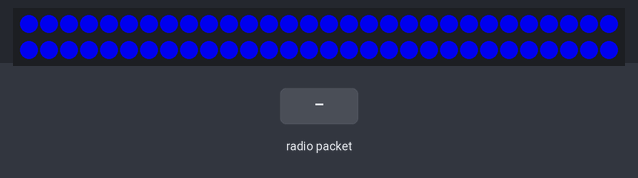
Recording of a sketch running on a simulated ESP32. Parts: 60 RGB LEDs in strip order, left to right, continuing on the next row. The inputs (shaded band) are chosen by the test bench. Dim RGB values are drawn brighter than linear; no radio packets arrive unless stated; what the sketch prints to the serial monitor is not drawn.

Above: at 1.7 s.
1.8 s: radio packet "LED:BLU" arrives
At 2.6 s:
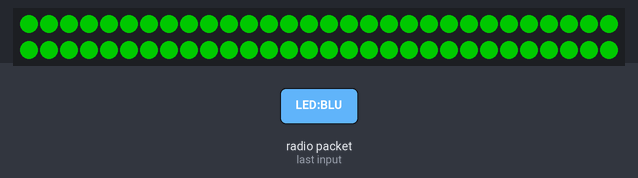
4.8 s: radio packet "SYNC:" arrives
6.3 s: radio packet "RST" arrives
Timing chart, 0 to 9.3 s (numbered marks = the images above; inputs shaded):
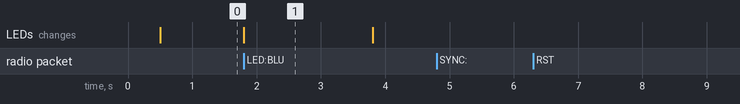

Measured:
- after the input at 1.8 s, the LEDs: change at once (image 1)
- after the input at 4.8 s, every drawn part: stays the same
- after the input at 6.3 s, every drawn part: stays the same
- what the display in image 1 shows lasts 2.0 s, from 1.8 s to 3.8 s

The sketch:

Goal-Bleu.ino
```cpp
/*
  Goal ESCLAVE bleu — Drone Soccer (ESP32)
  Dossier : Goal-Bleu  |  Carte : ESP32 Dev Module (shield)

  Recoit du goal ROUGE (maitre) via 433 MHz :
    SYNC:rouge,bleu  — scores a jour
    RST              — remise a zero
    LED:BLU          — but equipe bleue (flash vert)

  === BRANCHEMENTS ===
  RF-5V (depuis FS1000A du maitre)  DATA -> GPIO 4   GND  5V  antenne 17,3 cm
  WS2812B 60 LED                    DATA -> GPIO ?   (verifier decalage shield)
  Pas de Bluetooth — pas d'emetteur RF

  /!\ Ne pas utiliser GPIO 6 a 11 sur ESP32 — flash interne.
  GND commun entre goal rouge et goal bleu.
  RF_BITRATE identique au maitre : 2000 bps.
*/

#include <RH_ASK.h>
#include <SPI.h>
#include <string.h>
#define FASTLED_RMT5 1
#define FASTLED_ALLOW_INTERRUPTS 0
#include <FastLED.h>

#define ENABLE_LED     1
#define RF_BITRATE     2000
#define RF_RX_PIN      4
#define RF_TX_PIN      13   // non branche (RadioHead exige une broche TX)
#define RF_PTT_PIN     13
#define LED_PIN        2     // ajuster selon votre shield
#define NUM_LEDS       60
#define FLASH_MS       2000

RH_ASK rf(RF_BITRATE, RF_RX_PIN, RF_TX_PIN, RF_PTT_PIN);

CRGB leds[NUM_LEDS];
int scoreRed = 0;
int scoreBlue = 0;
int lastScoreBlue = -1;

unsigned long flashStartMs = 0;
bool flashing = false;

CRGB COLOR_IDLE = CRGB::Blue;   // goal bleu : repos
CRGB COLOR_GOAL = CRGB::Green;  // flash vert quand but bleu

void setStrip(CRGB c) {
#if ENABLE_LED
  for (int i = 0; i < NUM_LEDS; i++) leds[i] = c;
  FastLED.show();
  delay(1);
#endif
}

void startFlashGoal() {
#if ENABLE_LED
  setStrip(COLOR_GOAL);
  flashStartMs = millis();
  flashing = true;
#endif
}

void updateFlash() {
  if (!flashing) return;
  if (millis() - flashStartMs >= FLASH_MS) {
    setStrip(COLOR_IDLE);
    flashing = false;
  }
}

void applyReset() {
  scoreRed = 0;
  scoreBlue = 0;
  lastScoreBlue = 0;
  flashing = false;
  setStrip(COLOR_IDLE);
  Serial.println("Scores remis a 0");
}

void handleSync(const char *msg) {
  int r = 0, b = 0;
  if (sscanf(msg + 5, "%d,%d", &r, &b) != 2) return;

  bool blueIncreased = (lastScoreBlue >= 0 && b > lastScoreBlue);
  scoreRed = r;
  scoreBlue = b;
  lastScoreBlue = b;

  Serial.print("Sync RED:");
  Serial.print(scoreRed);
  Serial.print(" BLUE:");
  Serial.println(scoreBlue);

  if (blueIncreased) {
    startFlashGoal();
  }
}

void handleMessage(const char *msg) {
  if (strncmp(msg, "SYNC:", 5) == 0) {
    handleSync(msg);
  } else if (strcmp(msg, "RST") == 0) {
    applyReset();
  } else if (strcmp(msg, "LED:BLU") == 0) {
    Serial.println("But BLEU (LED:BLU)");
    startFlashGoal();
  } else {
    Serial.print("RF inconnu: ");
    Serial.println(msg);
  }
}

void setup() {
  Serial.begin(115200);
  delay(500);
  Serial.println();
  Serial.println("=== Goal ESCLAVE bleu ===");

#if ENABLE_LED
  FastLED.addLeds<WS2812B, LED_PIN, GRB>(leds, NUM_LEDS);
  FastLED.setBrightness(200);
  FastLED.clear(true);
  setStrip(COLOR_IDLE);
  Serial.print("LED: GPIO");
  Serial.print(LED_PIN);
  Serial.println(" — repos bleu, but = vert 2 s");
#else
  Serial.println("LED: desactivee");
#endif

  pinMode(RF_RX_PIN, INPUT);

  if (!rf.init()) {
    Serial.println("ERREUR: RF init failed");
  } else {
    Serial.print("RF RX=GPIO");
    Serial.print(RF_RX_PIN);
    Serial.print("  ");
    Serial.print(RF_BITRATE);
    Serial.println(" bps — en attente du maitre rouge");
  }
}

void loop() {
  updateFlash();

  uint8_t buf[RH_ASK_MAX_MESSAGE_LEN];
  uint8_t buflen = sizeof(buf);
  if (rf.recv(buf, &buflen)) {
    buf[buflen] = '\0';
    Serial.print("RF: ");
    Serial.println((char *)buf);
    handleMessage((char *)buf);
  }
}
```
